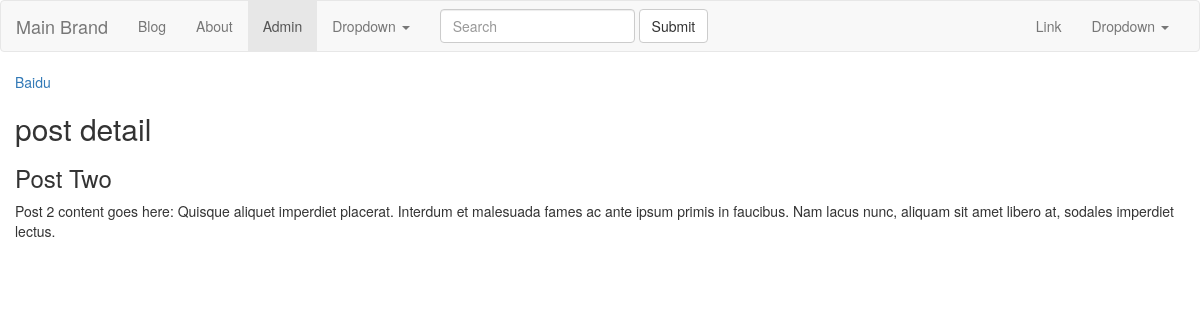
The app's page /blog/post-two with its own data.
### blog/models.py (models this page shows)
class BlogPost(models.Model):
    title = models.TextField()
    slug = models.SlugField(unique=True, default="slug-default-title")  # hello-world-title
    content = models.TextField(null=True, blank=True)

### blog/views.py (the view)
# urls.py: path('blog/<str:slug>', blogViews.blog_post_detail_view),
def blog_post_detail_view(request, slug):
    post = get_object_or_404(BlogPost, slug=slug)
    template = 'blog/blog_post_detail.html'
    context = {"post": post}
    return render(request, template, context)

### Templates/blog/blog_post_detail.html
{% extends 'home/base.html' %}
    {% block content %}
    <h2>post detail</h2>
    <h3>{{ post.title }}</h3>
    <p>{{ post.content }}</p>
    {% endblock %}

### records on screen
BlogPost: title "Post Two", content "Post 2 content goes here: Quisque aliquet imperdiet placerat. Interdum et malesuada fames ac ante ipsum primis in faucibus. Nam lacus nunc, aliquam sit amet libero at, sodales imperdiet lectus."
